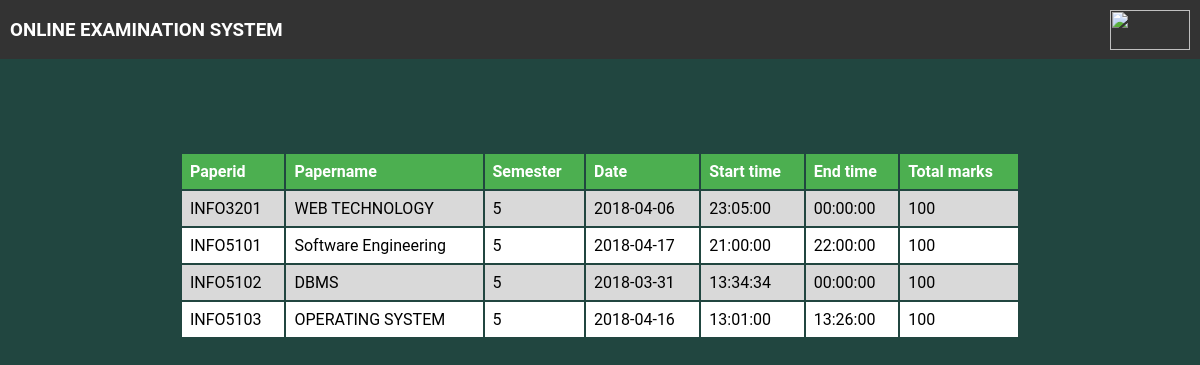
/exam-schedule.php, run on the app's committed database.
### tables this page shows
CREATE TABLE `exam` (
  `paper_id` varchar(10) NOT NULL,
  `paper_name` varchar(30) NOT NULL,
  `semester` int(5) NOT NULL,
  `date` date NOT NULL,
  `start_time` time NOT NULL,
  `marks` int(5) NOT NULL,
  `end_time` time NOT NULL
);

### exam-schedule.php (the view, shortened to what this page needs)
<?php
$conn=mysqli_connect('localhost','root','','exam');
$q="select * from exam";
$q1=mysqli_query($conn,$q);
?>
<html>
<head>
<link rel="stylesheet" href="header.css">
</head>
<body>
	<div class="fixed-header">
		<a href="index.php"><h3 class="title">ONLINE EXAMINATION SYSTEM</h3></a>
		<?php
			if(isset($_SESSION["firstname"]))
			{
				echo '<div class="dropdown">
  						<button onclick="myFunction()" class="dropbtn">&nbsp&nbsp'.$_SESSION["firstname"].'&nbsp&nbsp</button>
  							<div id="myDropdown" class="dropdown-content">';
  							if($_SESSION["accounttype"]=="admin")
    							echo '<a href="admin-profile.php">Profile</a>';
    						else
    							echo '<a href="student-profile.php">Profile</a>';
    			echo '<a href="logout.php">Log Out</a>
  							</div>
					  </div>';
			}
			else
			{
				echo '<a href="student-login.php"><img style="float: right;padding-top:10px;padding-right:10px;height:40px;width:80px;" src="Images/login-icon.jpg"></a>';
			}
		?>
	</div>
	<br><br><br><br><br><br><br><br>
	<table align="center">
		<th>Paperid</th>
		<th>Papername</th>
		<th>Semester</th>
		<th>Date</th>
		<th>Start time</th>
		<th>End time</th>
		<th>Total marks</th>
		<?php while($row=mysqli_fetch_assoc($q1)){ ?>
		<tr>
		<td> <?php echo $row['paper_id'] ; ?> </td>
		<td> <?php echo $row['paper_name'] ; ?> </td>
		<td> <?php echo $row['semester'] ; ?> </td>
		<td> <?php echo $row['date'] ; ?> </td>
		<td> <?php echo $row['start_time'] ; ?> </td>
		<td> <?php echo $row['end_time'] ; ?> </td>
		<td> <?php echo $row['marks'] ; ?> </td>
		</tr>
		<?php }?>
	</table>
</body>
</html>

### header.css (style rules this page uses)
.fixed-header { top: 0; width: 100%; position: fixed; background: #333; color: #fff; }
.title { float: left; margin-left: 10px; color: white; }

### exam-schedule.php (style rules this page uses)
body { margin: 0; font-family: "Roboto", sans-serif; background-color:#214640; }
table { width: 70%; }
th, td { text-align: left; padding: 8px; }
tr:nth-child(odd) { background-color: #ffffff }
tr:nth-child(even) { background-color: #d9d9d9 }
th { background-color: #4CAF50; color: white; }

### data on the page
exam: paper_id "INFO3201", paper_name "WEB TECHNOLOGY", semester "5", date "2018-04-06", start_time "23:05:00", end_time "00:00:00", marks "100"
exam: paper_id "INFO5101", paper_name "Software Engineering", semester "5", date "2018-04-17", start_time "21:00:00", end_time "22:00:00", marks "100"
exam: paper_id "INFO5102", paper_name "DBMS", semester "5", date "2018-03-31", start_time "13:34:34", end_time "00:00:00", marks "100"
exam: paper_id "INFO5103", paper_name "OPERATING SYSTEM", semester "5", date "2018-04-16", start_time "13:01:00", end_time "13:26:00", marks "100"
